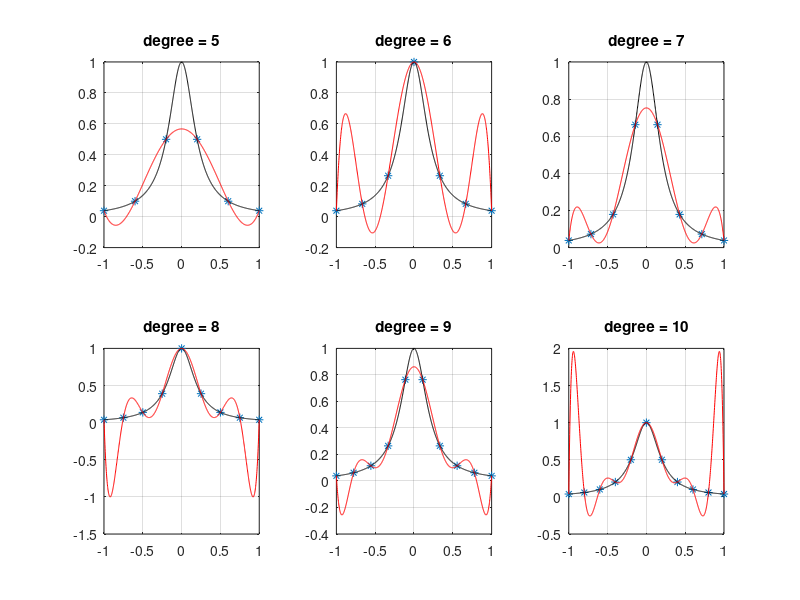

Reproduce this figure in MATLAB.
clear all; close all; clc;

% Spline example

f = @(x) 1./(1 + 25*x.^2);
X = linspace(-1, 1, 1000);
F = f(X);

figure;
g = 0;
for k = 5:10
    x = linspace(-1, 1, k+1);
    Fp = polyval(polyfit(x, f(x), k), X);
    g = g + 1;
    subplot(2,3,g), plot(x, f(x), '*', X,F,'k-', X, Fp,'r-'); grid on;
    title(['degree = ' num2str(k)]);
end